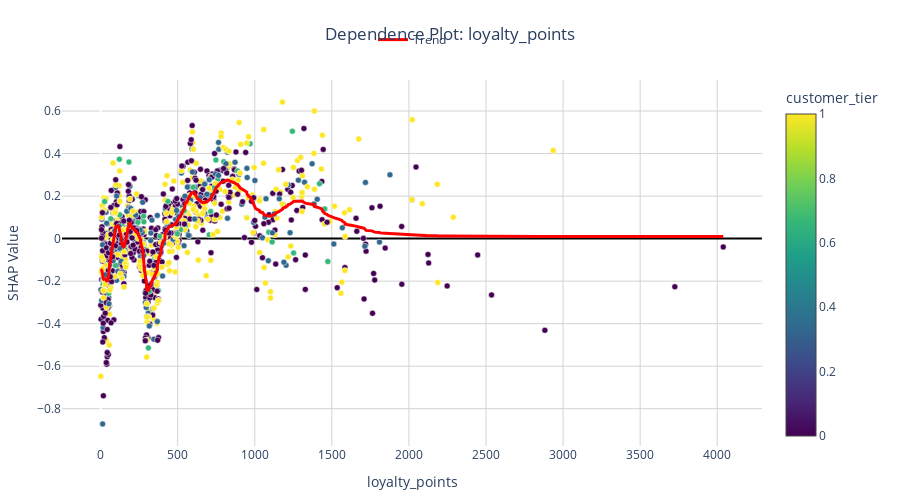

Here is the notebook cell this chart was saved with:
### Code cell
fig = interp.plot_dependence('loyalty_points')
fig.show()

### Figure 1 — Plotly figure (JSON) as saved in the notebook; plotly's stock layout.template omitted (floating-point values rounded to 4 significant figures; data arrays with more than 128 entries replaced by an {"elided": "..."} marker saying what was removed)
{"data": [{"hovertemplate": "<b>loyalty_points</b>: %{x:.2f}<br>SHAP: %{y:.4f}<extra></extra>", "marker": {"color": {"elided": "1000 float values"}, "colorbar": {"title": {"text": "customer_tier"}}, "colorscale": [[0.0, "#440154"], [0.1111, "#482878"], [0.2222, "#3e4989"], [0.3333, "#31688e"], [0.4444, "#26828e"], [0.5556, "#1f9e89"], [0.6667, "#35b779"], [0.7778, "#6ece58"], [0.8889, "#b5de2b"], [1.0, "#fde725"]], "line": {"color": "white", "width": 0.5}, "showscale": true, "size": 6}, "mode": "markers", "showlegend": false, "type": "scatter", "x": {"elided": "1000 int values"}, "y": {"elided": "1000 float values"}}, {"hoverinfo": "skip", "line": {"color": "red", "width": 3}, "mode": "lines", "name": "Trend", "showlegend": true, "type": "scatter", "x": {"elided": "1000 int values"}, "y": {"elided": "1000 float values"}}], "layout": {"height": 500, "hovermode": "closest", "legend": {"orientation": "h", "x": 0.5, "xanchor": "center", "y": 1.15, "yanchor": "top"}, "margin": {"b": 50, "l": 50, "r": 50, "t": 80}, "plot_bgcolor": "white", "title": {"text": "Dependence Plot: loyalty_points", "x": 0.5, "xanchor": "center"}, "xaxis": {"gridcolor": "lightgray", "gridwidth": 1, "showgrid": true, "title": {"text": "loyalty_points"}}, "yaxis": {"gridcolor": "lightgray", "gridwidth": 1, "showgrid": true, "title": {"text": "SHAP Value"}, "zeroline": true, "zerolinecolor": "black", "zerolinewidth": 2}}}
